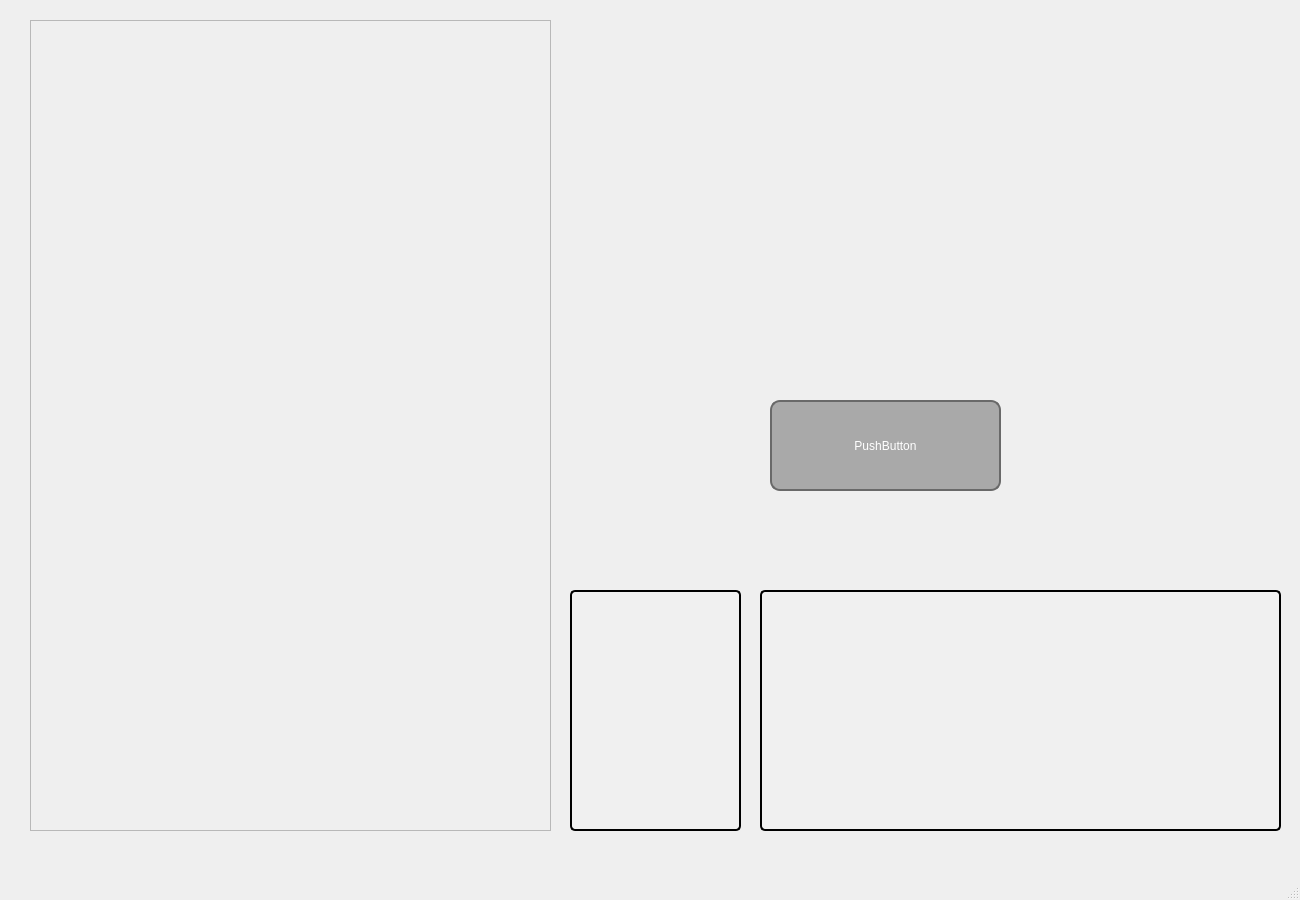
<?xml version="1.0" encoding="UTF-8"?>
<ui version="4.0">
 <class>EducationalApp</class>
 <widget class="QMainWindow" name="EducationalApp">
  <property name="geometry">
   <rect>
    <x>0</x>
    <y>0</y>
    <width>1300</width>
    <height>900</height>
   </rect>
  </property>
  <property name="windowTitle">
   <string>EducationalApp</string>
  </property>
  <widget class="QWidget" name="centralwidget">
   <widget class="QScrollArea" name="CharacterSelector">
    <property name="geometry">
     <rect>
      <x>30</x>
      <y>20</y>
      <width>521</width>
      <height>811</height>
     </rect>
    </property>
    <property name="widgetResizable">
     <bool>true</bool>
    </property>
    <widget class="QWidget" name="scrollAreaWidgetContents">
     <property name="geometry">
      <rect>
       <x>0</x>
       <y>0</y>
       <width>519</width>
       <height>809</height>
      </rect>
     </property>
    </widget>
   </widget>
   <widget class="QLabel" name="label">
    <property name="geometry">
     <rect>
      <x>570</x>
      <y>590</y>
      <width>171</width>
      <height>241</height>
     </rect>
    </property>
    <property name="styleSheet">
     <string notr="true">QLabel {
    border: 2px solid black; /* 设置边框宽度为2像素，颜色为黑色 */
    border-radius: 5px;      /* 设置圆角半径为5像素 */
    padding: 5px;            /* 设置内边距为5像素 */
    background-color: #f0f0f0; /* 设置背景颜色为浅灰色（可选） */
}</string>
    </property>
    <property name="text">
     <string/>
    </property>
   </widget>
   <widget class="QLabel" name="label_2">
    <property name="geometry">
     <rect>
      <x>760</x>
      <y>590</y>
      <width>521</width>
      <height>241</height>
     </rect>
    </property>
    <property name="font">
     <font>
      <bold>false</bold>
     </font>
    </property>
    <property name="styleSheet">
     <string notr="true">QLabel {
    border: 2px solid black; /* 设置边框宽度为2像素，颜色为黑色 */
    border-radius: 5px;      /* 设置圆角半径为5像素 */
    padding: 5px;            /* 设置内边距为5像素 */
    background-color: #f0f0f0; /* 设置背景颜色为浅灰色（可选） */
}</string>
    </property>
    <property name="text">
     <string/>
    </property>
   </widget>
   <widget class="QPushButton" name="pushButton">
    <property name="geometry">
     <rect>
      <x>770</x>
      <y>400</y>
      <width>231</width>
      <height>91</height>
     </rect>
    </property>
    <property name="styleSheet">
     <string notr="true">QPushButton {
    background-color: #A9A9A9;  /* 灰色背景 */
    color: white;               /* 白色文字 */
    border: 2px solid #696969;  /* 深灰色边框 */
    border-radius: 10px;        /* 圆角半径 */
    padding: 5px 10px;          /* 内边距 */
    font: bold 14px 'Microsoft YaHei'; /* 字体设置 */
}
QPushButton:hover {
    background-color: #BEBEBE;  /* 鼠标悬停时的背景色 */
}
QPushButton:pressed {
    background-color: #808080;  /* 按下时的背景色 */
}</string>
    </property>
    <property name="text">
     <string>PushButton</string>
    </property>
   </widget>
  </widget>
  <widget class="QMenuBar" name="menubar">
   <property name="geometry">
    <rect>
     <x>0</x>
     <y>0</y>
     <width>1300</width>
     <height>21</height>
    </rect>
   </property>
  </widget>
  <widget class="QStatusBar" name="statusbar"/>
 </widget>
 <resources/>
 <connections/>
</ui>
